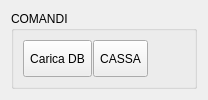
<?xml version="1.0" encoding="UTF-8"?>
<ui version="4.0">
 <class>ComandiBox</class>
 <widget class="QWidget" name="ComandiBox">
  <property name="geometry">
   <rect>
    <x>0</x>
    <y>0</y>
    <width>208</width>
    <height>100</height>
   </rect>
  </property>
  <property name="sizePolicy">
   <sizepolicy hsizetype="Preferred" vsizetype="Fixed">
    <horstretch>0</horstretch>
    <verstretch>0</verstretch>
   </sizepolicy>
  </property>
  <property name="minimumSize">
   <size>
    <width>0</width>
    <height>100</height>
   </size>
  </property>
  <property name="maximumSize">
   <size>
    <width>16777215</width>
    <height>100</height>
   </size>
  </property>
  <property name="windowTitle">
   <string>Form</string>
  </property>
  <layout class="QHBoxLayout" name="horizontalLayout">
   <item>
    <widget class="QGroupBox" name="groupBox">
     <property name="title">
      <string>COMANDI</string>
     </property>
     <layout class="QHBoxLayout" name="horizontalLayout_2">
      <property name="spacing">
       <number>1</number>
      </property>
      <property name="margin">
       <number>9</number>
      </property>
      <item>
       <widget class="QToolButton" name="dbLoadBtn">
        <property name="sizePolicy">
         <sizepolicy hsizetype="Expanding" vsizetype="Expanding">
          <horstretch>0</horstretch>
          <verstretch>0</verstretch>
         </sizepolicy>
        </property>
        <property name="maximumSize">
         <size>
          <width>100</width>
          <height>100</height>
         </size>
        </property>
        <property name="text">
         <string>Carica DB</string>
        </property>
       </widget>
      </item>
      <item>
       <widget class="QToolButton" name="modalitaBtn">
        <property name="sizePolicy">
         <sizepolicy hsizetype="Expanding" vsizetype="Expanding">
          <horstretch>0</horstretch>
          <verstretch>0</verstretch>
         </sizepolicy>
        </property>
        <property name="maximumSize">
         <size>
          <width>100</width>
          <height>100</height>
         </size>
        </property>
        <property name="text">
         <string>CASSA</string>
        </property>
       </widget>
      </item>
      <item>
       <spacer name="horizontalSpacer">
        <property name="orientation">
         <enum>Qt::Horizontal</enum>
        </property>
        <property name="sizeHint" stdset="0">
         <size>
          <width>40</width>
          <height>20</height>
         </size>
        </property>
       </spacer>
      </item>
     </layout>
    </widget>
   </item>
  </layout>
 </widget>
 <resources/>
 <connections/>
</ui>
